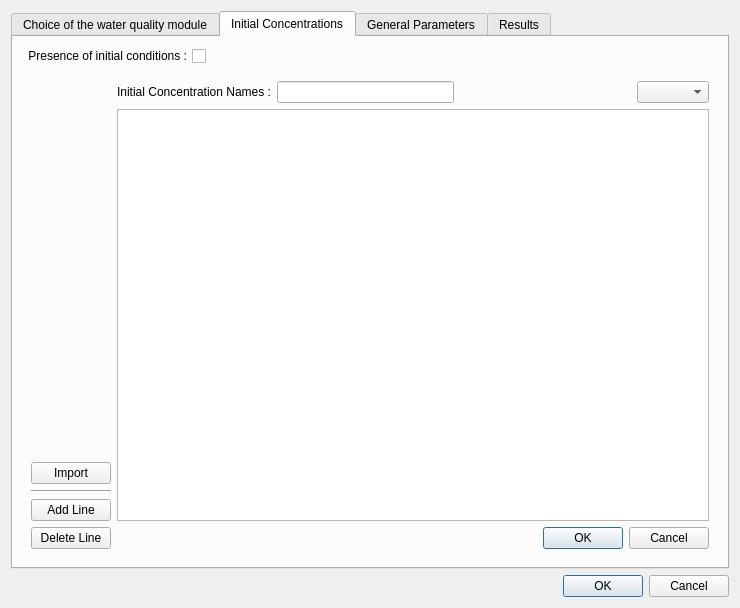
<?xml version="1.0" encoding="UTF-8"?>
<ui version="4.0">
 <class>Parameter_water_q</class>
 <widget class="QWidget" name="Parameter_water_q">
  <property name="geometry">
   <rect>
    <x>0</x>
    <y>0</y>
    <width>740</width>
    <height>608</height>
   </rect>
  </property>
  <property name="windowTitle">
   <string>Parameters Water Quality</string>
  </property>
  <layout class="QGridLayout" name="gridLayout_2">
   <item row="1" column="0">
    <widget class="QDialogButtonBox" name="buttonBox">
     <property name="standardButtons">
      <set>QDialogButtonBox::Cancel|QDialogButtonBox::Ok</set>
     </property>
    </widget>
   </item>
   <item row="0" column="0">
    <widget class="QTabWidget" name="WaterQ">
     <property name="layoutDirection">
      <enum>Qt::LeftToRight</enum>
     </property>
     <property name="currentIndex">
      <number>1</number>
     </property>
     <widget class="QWidget" name="tab">
      <attribute name="title">
       <string>Choice of the water quality module</string>
      </attribute>
      <layout class="QGridLayout" name="gridLayout_3">
       <item row="0" column="1">
        <layout class="QGridLayout" name="gridLayout">
         <item row="1" column="1">
          <widget class="QComboBox" name="modeleQualiteEau">
           <property name="editable">
            <bool>false</bool>
           </property>
           <item>
            <property name="text">
             <string>TRANSPORT_PUR</string>
            </property>
           </item>
           <item>
            <property name="text">
             <string>O2</string>
            </property>
           </item>
           <item>
            <property name="text">
             <string>BIOMASS</string>
            </property>
           </item>
           <item>
            <property name="text">
             <string>EUTRO</string>
            </property>
           </item>
           <item>
            <property name="text">
             <string>MICROPOLE</string>
            </property>
           </item>
           <item>
            <property name="text">
             <string>THERMIC</string>
            </property>
           </item>
          </widget>
         </item>
         <item row="0" column="1">
          <spacer name="horizontalSpacer">
           <property name="orientation">
            <enum>Qt::Horizontal</enum>
           </property>
           <property name="sizeHint" stdset="0">
            <size>
             <width>40</width>
             <height>20</height>
            </size>
           </property>
          </spacer>
         </item>
         <item row="1" column="0">
          <widget class="QLabel" name="label_modeleQualiteEau">
           <property name="layoutDirection">
            <enum>Qt::LeftToRight</enum>
           </property>
           <property name="text">
            <string>Water quality module : </string>
           </property>
           <property name="alignment">
            <set>Qt::AlignRight|Qt::AlignTrailing|Qt::AlignVCenter</set>
           </property>
          </widget>
         </item>
         <item row="0" column="0">
          <widget class="QCheckBox" name="presenceTraceurs">
           <property name="layoutDirection">
            <enum>Qt::RightToLeft</enum>
           </property>
           <property name="text">
            <string>Activation of the water quality module</string>
           </property>
          </widget>
         </item>
         <item row="2" column="0">
          <widget class="QLabel" name="label_nbTraceur">
           <property name="text">
            <string>Number of constituents : </string>
           </property>
           <property name="alignment">
            <set>Qt::AlignRight|Qt::AlignTrailing|Qt::AlignVCenter</set>
           </property>
          </widget>
         </item>
         <item row="1" column="2">
          <spacer name="horizontalSpacer_3">
           <property name="orientation">
            <enum>Qt::Horizontal</enum>
           </property>
           <property name="sizeHint" stdset="0">
            <size>
             <width>40</width>
             <height>20</height>
            </size>
           </property>
          </spacer>
         </item>
         <item row="0" column="2">
          <spacer name="horizontalSpacer_2">
           <property name="orientation">
            <enum>Qt::Horizontal</enum>
           </property>
           <property name="sizeHint" stdset="0">
            <size>
             <width>40</width>
             <height>20</height>
            </size>
           </property>
          </spacer>
         </item>
         <item row="2" column="1">
          <widget class="QLabel" name="nbTraceur">
           <property name="text">
            <string>TextLabel</string>
           </property>
          </widget>
         </item>
        </layout>
       </item>
       <item row="1" column="1">
        <widget class="QTableWidget" name="tableWidget">
         <property name="sizePolicy">
          <sizepolicy hsizetype="Expanding" vsizetype="Expanding">
           <horstretch>0</horstretch>
           <verstretch>0</verstretch>
          </sizepolicy>
         </property>
         <property name="showGrid">
          <bool>true</bool>
         </property>
         <property name="wordWrap">
          <bool>false</bool>
         </property>
         <attribute name="horizontalHeaderCascadingSectionResizes">
          <bool>false</bool>
         </attribute>
         <attribute name="horizontalHeaderDefaultSectionSize">
          <number>150</number>
         </attribute>
         <attribute name="horizontalHeaderMinimumSectionSize">
          <number>50</number>
         </attribute>
         <attribute name="horizontalHeaderShowSortIndicator" stdset="0">
          <bool>false</bool>
         </attribute>
         <attribute name="horizontalHeaderStretchLastSection">
          <bool>false</bool>
         </attribute>
         <attribute name="verticalHeaderCascadingSectionResizes">
          <bool>false</bool>
         </attribute>
         <attribute name="verticalHeaderShowSortIndicator" stdset="0">
          <bool>false</bool>
         </attribute>
         <attribute name="verticalHeaderStretchLastSection">
          <bool>false</bool>
         </attribute>
         <column>
          <property name="text">
           <string>ID</string>
          </property>
         </column>
         <column>
          <property name="text">
           <string>Names of constituents</string>
          </property>
         </column>
         <column>
          <property name="text">
           <string>Properties</string>
          </property>
         </column>
        </widget>
       </item>
       <item row="1" column="0">
        <layout class="QVBoxLayout" name="verticalLayout_5">
         <item>
          <spacer name="horizontalSpacer_9">
           <property name="orientation">
            <enum>Qt::Horizontal</enum>
           </property>
           <property name="sizeType">
            <enum>QSizePolicy::Fixed</enum>
           </property>
           <property name="sizeHint" stdset="0">
            <size>
             <width>80</width>
             <height>20</height>
            </size>
           </property>
          </spacer>
         </item>
         <item>
          <spacer name="verticalSpacer_7">
           <property name="orientation">
            <enum>Qt::Vertical</enum>
           </property>
           <property name="sizeHint" stdset="0">
            <size>
             <width>20</width>
             <height>40</height>
            </size>
           </property>
          </spacer>
         </item>
         <item>
          <widget class="QPushButton" name="b_add_lineTabTracer">
           <property name="enabled">
            <bool>true</bool>
           </property>
           <property name="text">
            <string>Add Line</string>
           </property>
          </widget>
         </item>
         <item>
          <widget class="QPushButton" name="b_delete_lineTabTracer">
           <property name="enabled">
            <bool>true</bool>
           </property>
           <property name="text">
            <string>Delete Line</string>
           </property>
          </widget>
         </item>
         <item>
          <spacer name="verticalSpacer_8">
           <property name="orientation">
            <enum>Qt::Vertical</enum>
           </property>
           <property name="sizeType">
            <enum>QSizePolicy::Maximum</enum>
           </property>
           <property name="sizeHint" stdset="0">
            <size>
             <width>20</width>
             <height>23</height>
            </size>
           </property>
          </spacer>
         </item>
        </layout>
       </item>
      </layout>
     </widget>
     <widget class="QWidget" name="tab_2">
      <attribute name="title">
       <string>Initial Concentrations</string>
      </attribute>
      <layout class="QGridLayout" name="gridLayout_9">
       <item row="0" column="0">
        <layout class="QVBoxLayout" name="verticalLayout_4">
         <item>
          <layout class="QHBoxLayout" name="horizontalLayout_3">
           <item>
            <widget class="QCheckBox" name="presenceConcInit">
             <property name="layoutDirection">
              <enum>Qt::RightToLeft</enum>
             </property>
             <property name="text">
              <string>Presence of initial conditions :</string>
             </property>
             <property name="checked">
              <bool>false</bool>
             </property>
            </widget>
           </item>
           <item>
            <spacer name="horizontalSpacer_10">
             <property name="orientation">
              <enum>Qt::Horizontal</enum>
             </property>
             <property name="sizeHint" stdset="0">
              <size>
               <width>40</width>
               <height>20</height>
              </size>
             </property>
            </spacer>
           </item>
          </layout>
         </item>
         <item>
          <widget class="QStackedWidget" name="Law_pages">
           <property name="enabled">
            <bool>true</bool>
           </property>
           <property name="layoutDirection">
            <enum>Qt::LeftToRight</enum>
           </property>
           <property name="autoFillBackground">
            <bool>false</bool>
           </property>
           <property name="currentIndex">
            <number>1</number>
           </property>
           <widget class="QWidget" name="page">
            <layout class="QVBoxLayout" name="verticalLayout_6">
             <item>
              <layout class="QGridLayout" name="gridLayout_4">
               <item row="0" column="1">
                <widget class="QLabel" name="label">
                 <property name="text">
                  <string>Existing initial concentration</string>
                 </property>
                </widget>
               </item>
               <item row="1" column="1">
                <widget class="QListView" name="lst_laws"/>
               </item>
               <item row="1" column="0">
                <layout class="QVBoxLayout" name="verticalLayout_7">
                 <item>
                  <spacer name="verticalSpacer_9">
                   <property name="orientation">
                    <enum>Qt::Vertical</enum>
                   </property>
                   <property name="sizeHint" stdset="0">
                    <size>
                     <width>20</width>
                     <height>40</height>
                    </size>
                   </property>
                  </spacer>
                 </item>
                 <item>
                  <widget class="QPushButton" name="b_new">
                   <property name="text">
                    <string>New Concentration</string>
                   </property>
                  </widget>
                 </item>
                 <item>
                  <widget class="QPushButton" name="b_edit">
                   <property name="text">
                    <string>Edit Concentration</string>
                   </property>
                  </widget>
                 </item>
                 <item>
                  <widget class="QPushButton" name="b_delete">
                   <property name="text">
                    <string>Delete Concentration</string>
                   </property>
                  </widget>
                 </item>
                </layout>
               </item>
               <item row="1" column="2">
                <layout class="QVBoxLayout" name="lay_graph_home"/>
               </item>
               <item row="0" column="2">
                <spacer name="horizontalSpacer_11">
                 <property name="orientation">
                  <enum>Qt::Horizontal</enum>
                 </property>
                 <property name="sizeHint" stdset="0">
                  <size>
                   <width>40</width>
                   <height>20</height>
                  </size>
                 </property>
                </spacer>
               </item>
              </layout>
             </item>
            </layout>
           </widget>
           <widget class="QWidget" name="page_2">
            <layout class="QGridLayout" name="gridLayout_8">
             <item row="0" column="1">
              <layout class="QVBoxLayout" name="verticalLayout_9">
               <item>
                <layout class="QHBoxLayout" name="horizontalLayout_4">
                 <item>
                  <widget class="QLabel" name="label_LawWQ">
                   <property name="text">
                    <string>Initial Concentration Names :</string>
                   </property>
                   <property name="alignment">
                    <set>Qt::AlignRight|Qt::AlignTrailing|Qt::AlignVCenter</set>
                   </property>
                  </widget>
                 </item>
                 <item>
                  <widget class="QLineEdit" name="LawWQ"/>
                 </item>
                 <item>
                  <spacer name="horizontalSpacer_12">
                   <property name="orientation">
                    <enum>Qt::Horizontal</enum>
                   </property>
                   <property name="sizeHint" stdset="0">
                    <size>
                     <width>40</width>
                     <height>20</height>
                    </size>
                   </property>
                  </spacer>
                 </item>
                 <item>
                  <widget class="QComboBox" name="comboBox_conc_init"/>
                 </item>
                </layout>
               </item>
               <item>
                <widget class="QTableView" name="tab_laws">
                 <property name="enabled">
                  <bool>true</bool>
                 </property>
                 <property name="minimumSize">
                  <size>
                   <width>400</width>
                   <height>0</height>
                  </size>
                 </property>
                 <attribute name="horizontalHeaderDefaultSectionSize">
                  <number>50</number>
                 </attribute>
                 <attribute name="verticalHeaderDefaultSectionSize">
                  <number>22</number>
                 </attribute>
                </widget>
               </item>
               <item>
                <widget class="QDialogButtonBox" name="b_OK_page2">
                 <property name="standardButtons">
                  <set>QDialogButtonBox::Cancel|QDialogButtonBox::Ok</set>
                 </property>
                </widget>
               </item>
              </layout>
             </item>
             <item row="0" column="0">
              <layout class="QVBoxLayout" name="verticalLayout_8">
               <item>
                <spacer name="verticalSpacer_10">
                 <property name="orientation">
                  <enum>Qt::Vertical</enum>
                 </property>
                 <property name="sizeHint" stdset="0">
                  <size>
                   <width>20</width>
                   <height>40</height>
                  </size>
                 </property>
                </spacer>
               </item>
               <item>
                <widget class="QPushButton" name="b_import">
                 <property name="text">
                  <string>Import</string>
                 </property>
                </widget>
               </item>
               <item>
                <widget class="Line" name="line">
                 <property name="orientation">
                  <enum>Qt::Horizontal</enum>
                 </property>
                </widget>
               </item>
               <item>
                <widget class="QPushButton" name="b_add_line">
                 <property name="text">
                  <string>Add Line</string>
                 </property>
                </widget>
               </item>
               <item>
                <widget class="QPushButton" name="b_delete_line">
                 <property name="text">
                  <string>Delete Line</string>
                 </property>
                </widget>
               </item>
              </layout>
             </item>
             <item row="0" column="2">
              <layout class="QVBoxLayout" name="lay_graph_edit"/>
             </item>
            </layout>
           </widget>
          </widget>
         </item>
        </layout>
       </item>
      </layout>
     </widget>
     <widget class="QWidget" name="tab_3">
      <attribute name="title">
       <string>General Parameters</string>
      </attribute>
      <layout class="QGridLayout" name="gridLayout_7">
       <item row="0" column="0">
        <layout class="QVBoxLayout" name="verticalLayout_2">
         <item>
          <layout class="QGridLayout" name="gridLayout_5">
           <item row="4" column="1">
            <widget class="QComboBox" name="optionCalculDiffusion">
             <item>
              <property name="text">
               <string>Constant diffusion coef</string>
              </property>
             </item>
             <item>
              <property name="text">
               <string>Elder (1959)</string>
              </property>
             </item>
             <item>
              <property name="text">
               <string>Fisher (1975)</string>
              </property>
             </item>
             <item>
              <property name="text">
               <string>Liu (1977)</string>
              </property>
             </item>
             <item>
              <property name="text">
               <string>Isawa Aga (1991)</string>
              </property>
             </item>
             <item>
              <property name="text">
               <string>McQuivey Keefer (1974)</string>
              </property>
             </item>
             <item>
              <property name="text">
               <string>Kashefipur Falconer (2002)</string>
              </property>
             </item>
             <item>
              <property name="text">
               <string>Magazine al. (1988)</string>
              </property>
             </item>
             <item>
              <property name="text">
               <string>Koussis Fodriguez-Mirasol (1998)</string>
              </property>
             </item>
             <item>
              <property name="text">
               <string>Seo cheong (1998)</string>
              </property>
             </item>
             <item>
              <property name="text">
               <string>Deng al. (2001)</string>
              </property>
             </item>
            </widget>
           </item>
           <item row="0" column="1">
            <widget class="QSpinBox" name="frequenceCouplHydroTracer">
             <property name="minimum">
              <number>1</number>
             </property>
             <property name="maximum">
              <number>999999999</number>
             </property>
             <property name="value">
              <number>1</number>
             </property>
            </widget>
           </item>
           <item row="0" column="0">
            <widget class="QLabel" name="label_frequenceCouplHydroTracer">
             <property name="text">
              <string>Frequency for coupling :</string>
             </property>
            </widget>
           </item>
           <item row="1" column="1">
            <widget class="QComboBox" name="optionConvection">
             <item>
              <property name="text">
               <string>HYP1FA fnc</string>
              </property>
             </item>
             <item>
              <property name="text">
               <string>HYP1FA fc</string>
              </property>
             </item>
             <item>
              <property name="text">
               <string>FV</string>
              </property>
             </item>
            </widget>
           </item>
           <item row="1" column="3">
            <widget class="QComboBox" name="ordreSchemaConvec">
             <item>
              <property name="text">
               <string>1</string>
              </property>
             </item>
             <item>
              <property name="text">
               <string>2</string>
              </property>
             </item>
            </widget>
           </item>
           <item row="2" column="0">
            <widget class="QLabel" name="label_LimitPente">
             <property name="enabled">
              <bool>false</bool>
             </property>
             <property name="text">
              <string>Slope limiter</string>
             </property>
            </widget>
           </item>
           <item row="2" column="3">
            <widget class="QDoubleSpinBox" name="paramW">
             <property name="enabled">
              <bool>false</bool>
             </property>
             <property name="decimals">
              <number>4</number>
             </property>
             <property name="minimum">
              <double>-1000000000.000000000000000</double>
             </property>
             <property name="maximum">
              <double>1000000000.000000000000000</double>
             </property>
             <property name="value">
              <double>0.000000000000000</double>
             </property>
            </widget>
           </item>
           <item row="2" column="2">
            <widget class="QLabel" name="label_paramW">
             <property name="enabled">
              <bool>false</bool>
             </property>
             <property name="text">
              <string>Parameter W</string>
             </property>
            </widget>
           </item>
           <item row="4" column="2">
            <widget class="QDoubleSpinBox" name="coeffDiffusion2">
             <property name="enabled">
              <bool>true</bool>
             </property>
             <property name="minimum">
              <double>-1000000000.000000000000000</double>
             </property>
             <property name="maximum">
              <double>1000000000.000000000000000</double>
             </property>
            </widget>
           </item>
           <item row="1" column="0">
            <widget class="QLabel" name="label_optionConvection">
             <property name="text">
              <string>Convection method :</string>
             </property>
            </widget>
           </item>
           <item row="1" column="2">
            <widget class="QLabel" name="label_ordreSchemaConvec">
             <property name="text">
              <string>Scheme order :</string>
             </property>
            </widget>
           </item>
           <item row="4" column="0">
            <widget class="QLabel" name="label_optionCalculDiffusion">
             <property name="text">
              <string>Diffusion method :</string>
             </property>
            </widget>
           </item>
           <item row="2" column="1">
            <widget class="QComboBox" name="LimitPente">
             <property name="enabled">
              <bool>false</bool>
             </property>
             <item>
              <property name="text">
               <string>Yes</string>
              </property>
             </item>
             <item>
              <property name="text">
               <string>No</string>
              </property>
             </item>
            </widget>
           </item>
          </layout>
         </item>
         <item>
          <widget class="QTableWidget" name="table_conv_diff">
           <column>
            <property name="text">
             <string>Tracer Name</string>
            </property>
           </column>
           <column>
            <property name="text">
             <string>Properties</string>
            </property>
           </column>
           <column>
            <property name="text">
             <string>Diffusion</string>
            </property>
           </column>
           <column>
            <property name="text">
             <string>Convection</string>
            </property>
           </column>
          </widget>
         </item>
         <item>
          <layout class="QHBoxLayout" name="horizontalLayout_2">
           <item>
            <spacer name="horizontalSpacer_5">
             <property name="orientation">
              <enum>Qt::Horizontal</enum>
             </property>
             <property name="sizeHint" stdset="0">
              <size>
               <width>40</width>
               <height>20</height>
              </size>
             </property>
            </spacer>
           </item>
           <item>
            <widget class="QPushButton" name="b_phy_param">
             <property name="text">
              <string>Physical parameters</string>
             </property>
            </widget>
           </item>
           <item>
            <spacer name="horizontalSpacer_7">
             <property name="orientation">
              <enum>Qt::Horizontal</enum>
             </property>
             <property name="sizeHint" stdset="0">
              <size>
               <width>40</width>
               <height>20</height>
              </size>
             </property>
            </spacer>
           </item>
           <item>
            <widget class="QPushButton" name="b_meteo_param">
             <property name="text">
              <string>Meteo parameters</string>
             </property>
            </widget>
           </item>
           <item>
            <spacer name="horizontalSpacer_6">
             <property name="orientation">
              <enum>Qt::Horizontal</enum>
             </property>
             <property name="sizeHint" stdset="0">
              <size>
               <width>40</width>
               <height>20</height>
              </size>
             </property>
            </spacer>
           </item>
          </layout>
         </item>
        </layout>
       </item>
      </layout>
     </widget>
     <widget class="QWidget" name="tab_5">
      <attribute name="title">
       <string>Results</string>
      </attribute>
      <layout class="QGridLayout" name="gridLayout_6">
       <item row="2" column="1">
        <spacer name="verticalSpacer_2">
         <property name="orientation">
          <enum>Qt::Vertical</enum>
         </property>
         <property name="sizeHint" stdset="0">
          <size>
           <width>20</width>
           <height>40</height>
          </size>
         </property>
        </spacer>
       </item>
       <item row="1" column="1">
        <layout class="QVBoxLayout" name="verticalLayout">
         <item>
          <widget class="QCheckBox" name="concentInit">
           <property name="layoutDirection">
            <enum>Qt::RightToLeft</enum>
           </property>
           <property name="text">
            <string>Initial Concentration</string>
           </property>
          </widget>
         </item>
         <item>
          <spacer name="verticalSpacer">
           <property name="orientation">
            <enum>Qt::Vertical</enum>
           </property>
           <property name="sizeType">
            <enum>QSizePolicy::Minimum</enum>
           </property>
           <property name="sizeHint" stdset="0">
            <size>
             <width>20</width>
             <height>20</height>
            </size>
           </property>
          </spacer>
         </item>
         <item>
          <widget class="QCheckBox" name="loiTracer">
           <property name="layoutDirection">
            <enum>Qt::RightToLeft</enum>
           </property>
           <property name="text">
            <string>Tracer law used</string>
           </property>
          </widget>
         </item>
         <item>
          <spacer name="verticalSpacer_3">
           <property name="orientation">
            <enum>Qt::Vertical</enum>
           </property>
           <property name="sizeType">
            <enum>QSizePolicy::Minimum</enum>
           </property>
           <property name="sizeHint" stdset="0">
            <size>
             <width>10</width>
             <height>20</height>
            </size>
           </property>
          </spacer>
         </item>
         <item>
          <widget class="QCheckBox" name="concentrations">
           <property name="layoutDirection">
            <enum>Qt::RightToLeft</enum>
           </property>
           <property name="text">
            <string>Concentrations</string>
           </property>
          </widget>
         </item>
         <item>
          <spacer name="verticalSpacer_4">
           <property name="orientation">
            <enum>Qt::Vertical</enum>
           </property>
           <property name="sizeType">
            <enum>QSizePolicy::Minimum</enum>
           </property>
           <property name="sizeHint" stdset="0">
            <size>
             <width>20</width>
             <height>20</height>
            </size>
           </property>
          </spacer>
         </item>
         <item>
          <widget class="QCheckBox" name="bilanTracer">
           <property name="layoutDirection">
            <enum>Qt::RightToLeft</enum>
           </property>
           <property name="text">
            <string>Constituants balance</string>
           </property>
          </widget>
         </item>
        </layout>
       </item>
       <item row="1" column="2">
        <spacer name="horizontalSpacer_4">
         <property name="orientation">
          <enum>Qt::Horizontal</enum>
         </property>
         <property name="sizeHint" stdset="0">
          <size>
           <width>40</width>
           <height>20</height>
          </size>
         </property>
        </spacer>
       </item>
       <item row="1" column="0">
        <spacer name="horizontalSpacer_8">
         <property name="orientation">
          <enum>Qt::Horizontal</enum>
         </property>
         <property name="sizeType">
          <enum>QSizePolicy::Minimum</enum>
         </property>
         <property name="sizeHint" stdset="0">
          <size>
           <width>20</width>
           <height>50</height>
          </size>
         </property>
        </spacer>
       </item>
       <item row="0" column="1">
        <spacer name="verticalSpacer_5">
         <property name="orientation">
          <enum>Qt::Vertical</enum>
         </property>
         <property name="sizeType">
          <enum>QSizePolicy::Minimum</enum>
         </property>
         <property name="sizeHint" stdset="0">
          <size>
           <width>20</width>
           <height>10</height>
          </size>
         </property>
        </spacer>
       </item>
      </layout>
     </widget>
    </widget>
   </item>
  </layout>
  <action name="actionB_addLine">
   <property name="text">
    <string>b_add_line</string>
   </property>
  </action>
  <action name="actionB_delLine">
   <property name="text">
    <string>b_delete_line</string>
   </property>
  </action>
  <action name="actionB_delete_lineTabTracer">
   <property name="text">
    <string>b_delete_lineTabTracer</string>
   </property>
  </action>
  <action name="actionB_add_lineTabTracer">
   <property name="text">
    <string>b_add_lineTabTracer</string>
   </property>
  </action>
  <action name="actionB_phy_param">
   <property name="text">
    <string>b_phy_param</string>
   </property>
  </action>
  <action name="actionB_meteo_param">
   <property name="text">
    <string>b_meteo_param</string>
   </property>
  </action>
  <action name="actionB_new">
   <property name="text">
    <string>b_new</string>
   </property>
  </action>
  <action name="actionB_edit">
   <property name="text">
    <string>b_edit</string>
   </property>
  </action>
  <action name="actionB_delete">
   <property name="text">
    <string>b_delete</string>
   </property>
  </action>
  <action name="actionB_import">
   <property name="text">
    <string>b_import</string>
   </property>
  </action>
  <action name="actionB_OK_page2">
   <property name="text">
    <string>b_OK_page2</string>
   </property>
  </action>
 </widget>
 <resources/>
 <connections>
  <connection>
   <sender>b_add_lineTabTracer</sender>
   <signal>clicked()</signal>
   <receiver>actionB_add_lineTabTracer</receiver>
   <slot>trigger()</slot>
   <hints>
    <hint type="sourcelabel">
     <x>60</x>
     <y>486</y>
    </hint>
    <hint type="destinationlabel">
     <x>-1</x>
     <y>-1</y>
    </hint>
   </hints>
  </connection>
  <connection>
   <sender>b_delete_lineTabTracer</sender>
   <signal>clicked()</signal>
   <receiver>actionB_delete_lineTabTracer</receiver>
   <slot>trigger()</slot>
   <hints>
    <hint type="sourcelabel">
     <x>60</x>
     <y>515</y>
    </hint>
    <hint type="destinationlabel">
     <x>-1</x>
     <y>-1</y>
    </hint>
   </hints>
  </connection>
  <connection>
   <sender>b_phy_param</sender>
   <signal>clicked()</signal>
   <receiver>actionB_phy_param</receiver>
   <slot>trigger()</slot>
   <hints>
    <hint type="sourcelabel">
     <x>236</x>
     <y>543</y>
    </hint>
    <hint type="destinationlabel">
     <x>-1</x>
     <y>-1</y>
    </hint>
   </hints>
  </connection>
  <connection>
   <sender>b_meteo_param</sender>
   <signal>clicked()</signal>
   <receiver>actionB_meteo_param</receiver>
   <slot>trigger()</slot>
   <hints>
    <hint type="sourcelabel">
     <x>504</x>
     <y>543</y>
    </hint>
    <hint type="destinationlabel">
     <x>-1</x>
     <y>-1</y>
    </hint>
   </hints>
  </connection>
  <connection>
   <sender>b_new</sender>
   <signal>clicked()</signal>
   <receiver>actionB_new</receiver>
   <slot>trigger()</slot>
   <hints>
    <hint type="sourcelabel">
     <x>86</x>
     <y>475</y>
    </hint>
    <hint type="destinationlabel">
     <x>-1</x>
     <y>-1</y>
    </hint>
   </hints>
  </connection>
  <connection>
   <sender>b_edit</sender>
   <signal>clicked()</signal>
   <receiver>actionB_edit</receiver>
   <slot>trigger()</slot>
   <hints>
    <hint type="sourcelabel">
     <x>86</x>
     <y>504</y>
    </hint>
    <hint type="destinationlabel">
     <x>-1</x>
     <y>-1</y>
    </hint>
   </hints>
  </connection>
  <connection>
   <sender>b_delete</sender>
   <signal>clicked()</signal>
   <receiver>actionB_delete</receiver>
   <slot>trigger()</slot>
   <hints>
    <hint type="sourcelabel">
     <x>86</x>
     <y>533</y>
    </hint>
    <hint type="destinationlabel">
     <x>-1</x>
     <y>-1</y>
    </hint>
   </hints>
  </connection>
  <connection>
   <sender>b_import</sender>
   <signal>clicked()</signal>
   <receiver>actionB_import</receiver>
   <slot>trigger()</slot>
   <hints>
    <hint type="sourcelabel">
     <x>68</x>
     <y>467</y>
    </hint>
    <hint type="destinationlabel">
     <x>-1</x>
     <y>-1</y>
    </hint>
   </hints>
  </connection>
  <connection>
   <sender>b_delete_line</sender>
   <signal>clicked()</signal>
   <receiver>actionB_delLine</receiver>
   <slot>trigger()</slot>
   <hints>
    <hint type="sourcelabel">
     <x>68</x>
     <y>534</y>
    </hint>
    <hint type="destinationlabel">
     <x>-1</x>
     <y>-1</y>
    </hint>
   </hints>
  </connection>
  <connection>
   <sender>b_add_line</sender>
   <signal>clicked()</signal>
   <receiver>actionB_addLine</receiver>
   <slot>trigger()</slot>
   <hints>
    <hint type="sourcelabel">
     <x>68</x>
     <y>505</y>
    </hint>
    <hint type="destinationlabel">
     <x>-1</x>
     <y>-1</y>
    </hint>
   </hints>
  </connection>
 </connections>
</ui>
